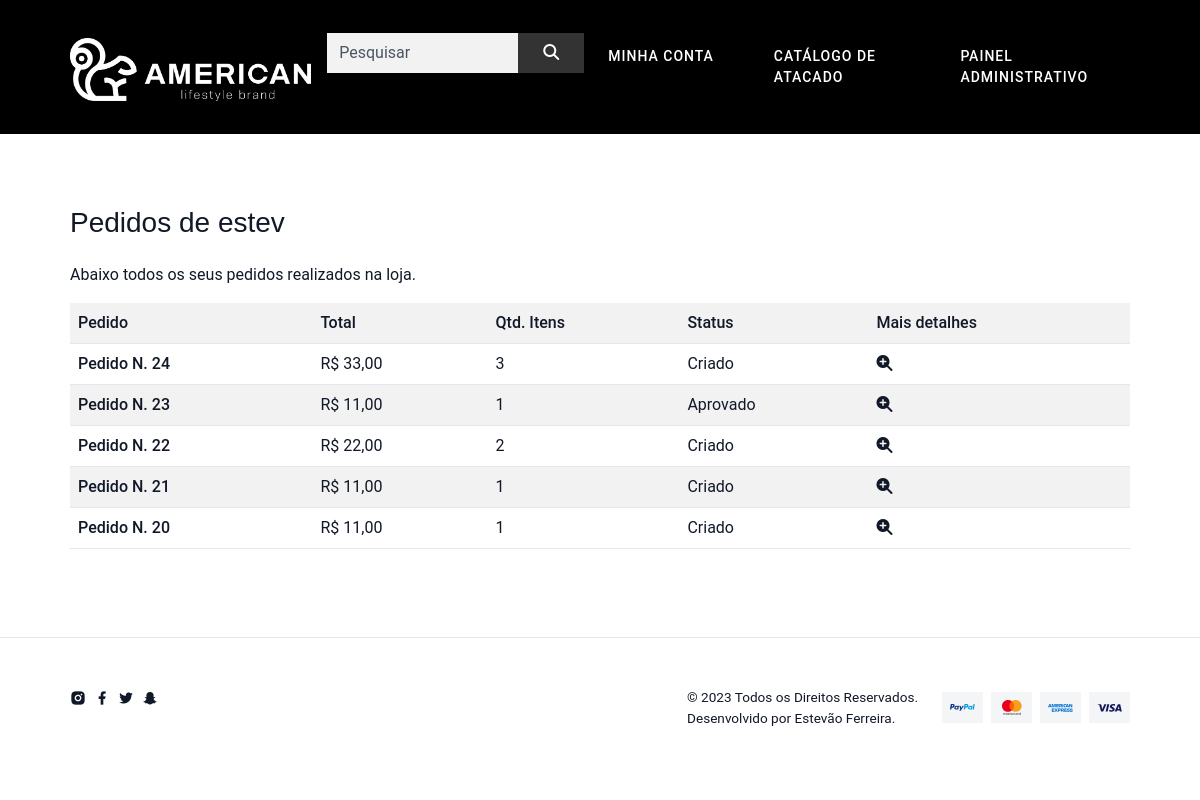
Before: /pedido/lista/ (signed in) with the older database file.
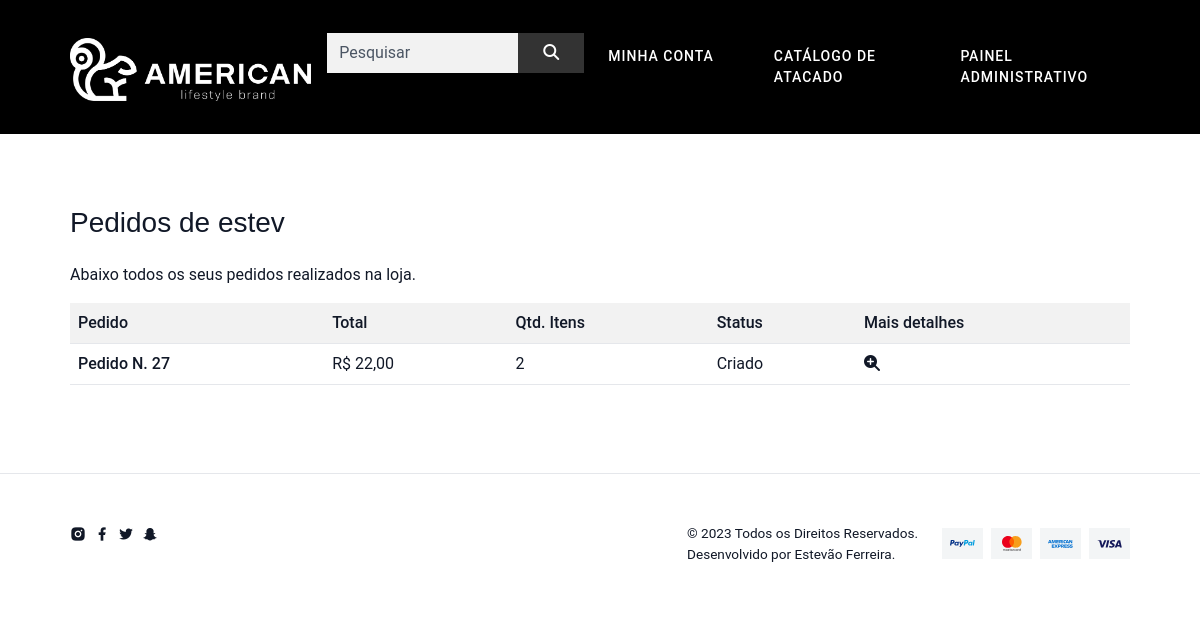
After: the same page with the newer database file.
### pedido/models.py (models this page shows, shortened)
class Pedido(models.Model):
    usuario = models.ForeignKey(User, on_delete=models.CASCADE)
    total = models.FloatField()
    qtd_total = models.PositiveIntegerField()
    status = models.CharField(
        default="C",
        max_length=1,
        choices=(
            ('C', 'Criado'),
            ('A', 'Aprovado'),
        )
    )
    data = models.DateField(default=timezone.now,
                            verbose_name='Data do pedido')
    pagamento = models.CharField(
        default="C",
        max_length=1,
        choices=(
            ('C', 'Cartão'),
            ('D', 'Dinheiro'),
        )
    )
    vendedor = models.ForeignKey(
        Vendedor, on_delete=models.CASCADE, blank=True, null=True)
    def __str__(self):
        return f'Pedido N. {self.pk}'

### pedido/views.py (the view)
# urls.py: path('lista/', views.Lista.as_view(), name='lista'),
class Lista(DispatchLoginRequiredMixin, ListView):
    model = Pedido
    context_object_name = 'pedidos'
    template_name = 'pedido/lista.html'
    paginate_by = 10
    ordering = ['-id']
    def get_context_data(self, **kwargs):
        context = super().get_context_data(**kwargs)
        context['categorias'] = models.Categoria.objects.all()
        return context

### pedido/views.py (called while the page is built)
    def dispatch(self, *args, **kwargs):
        if not self.request.user.is_authenticated:
            return redirect('perfil:criar')
        return super().dispatch(*args, **kwargs)

    def get_queryset(self, *args, **kwargs):
        qs = super().get_queryset(*args, **kwargs)
        qs = qs.filter(usuario=self.request.user)
        return qs

### produto/templatetags/omfilters.py (called while the page is built)
@register.filter
def formata_preco(val):
    return utils.formata_preco(val)

### utils/utils.py (called while the page is built)
def formata_preco(val):
    return f'R$ {val:.2f}'.replace('.', ',')

### pedido/templates/pedido/lista.html (shortened to what this page needs)
{% extends 'base.html' %}
{% load omfilters %}
{% block conteudo %}
<section class="mt-0 ">
    <div class="container-fluid mt-5">
        <div class="row">
            <div class="col">
                <br>
                <h3 class="mb-4">Pedidos de {{ user }}</h3>
                <p>Abaixo todos os seus pedidos realizados na loja.</p>
                <div class="table-responsive">
                    <table class="table table-striped">
                        <tr>
                            <th scope="col">Pedido</th>
                            <th scope="col">Total</th>
                            <th scope="col">Qtd. Itens</th>
                            <th scope="col">Status</th>
                            <th scope="col">Mais detalhes</th>
                        </tr>
                        {% for pedido in pedidos %}
                        <tr>
                            <th scope="row">{{ pedido }}</td>
                            <td>{{ pedido.total|formata_preco }}</td>
                            <td>{{ pedido.qtd_total }}</td>
                            <td>{{ pedido.get_status_display }}</td>
                            <td>
                                <a href="{% url 'pedido:detalhe' pedido.id %}">
                                    <i class="fa fa-search-plus ml-2"></i>
                                </a>
                            </td>
                        </tr>
                        {% endfor %}
                    </table>
                </div>
            </div>
        </div>
    </div>
</section>
{% endblock %}

Changed rows visible on the page:
removed Pedido: id "Pedido N. 24", total "R$ 33,00", qtd_total "3", status "Criado"
removed Pedido: id "Pedido N. 23", total "R$ 11,00", qtd_total "1", status "Aprovado"
removed Pedido: id "Pedido N. 22", total "R$ 22,00", qtd_total "2", status "Criado"
removed Pedido: id "Pedido N. 21", total "R$ 11,00", qtd_total "1", status "Criado"
removed Pedido: id "Pedido N. 20", total "R$ 11,00", qtd_total "1", status "Criado"
added Pedido: id "Pedido N. 27", total "R$ 22,00", qtd_total "2", status "Criado"
